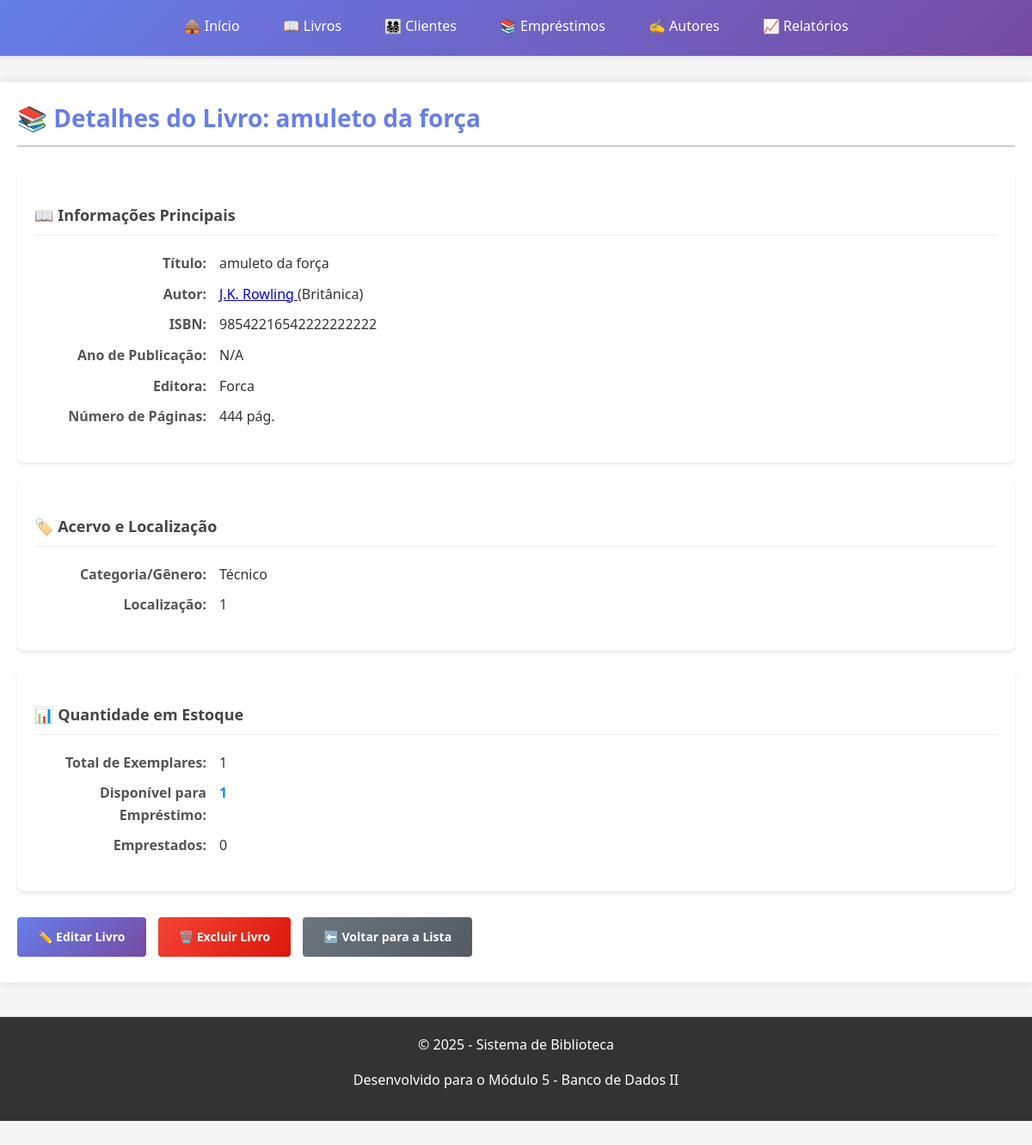
/livro_detalhes.php?id=16, run on the app's committed database.
### tables this page shows
CREATE TABLE `livros` (
  `id` int(11) NOT NULL,
  `titulo` varchar(200) NOT NULL,
  `autor_id` int(11) NOT NULL,
  `isbn` varchar(20) DEFAULT NULL,
  `ano_publicacao` year(4) DEFAULT NULL,
  `editora` varchar(100) DEFAULT NULL,
  `numero_paginas` int(11) DEFAULT NULL,
  `quantidade_total` int(11) DEFAULT 1,
  `quantidade_disponivel` int(11) DEFAULT 1,
  `categoria` varchar(50) DEFAULT NULL,
  `localizacao` varchar(50) DEFAULT NULL,
  `capa` varchar(255) DEFAULT NULL,
  `created_at` timestamp NOT NULL DEFAULT current_timestamp(),
  `updated_at` timestamp NOT NULL DEFAULT current_timestamp() ON UPDATE current_timestamp()
);

CREATE TABLE `autores` (
  `id` int(11) NOT NULL,
  `nome` varchar(150) NOT NULL,
  `nacionalidade` varchar(50) DEFAULT NULL,
  `data_nascimento` date DEFAULT NULL,
  `biografia` text DEFAULT NULL,
  `created_at` timestamp NOT NULL DEFAULT current_timestamp(),
  `updated_at` timestamp NOT NULL DEFAULT current_timestamp() ON UPDATE current_timestamp()
);

### livro_detalhes.php (the view, shortened to what this page needs)
<?php
require_once 'includes/header.php';
$db = Database::getInstance();
$pdo = $db->getConnection();
$id = isset($_GET['id']) ? (int)$_GET['id'] : 0;
try {
    $sql = "SELECT
                l.*,
                a.nome AS nome_autor,
                a.nacionalidade AS nacionalidade_autor
            FROM
                livros l
            JOIN
                autores a ON l.autor_id = a.id
            WHERE
                l.id = :id";
    $stmt = $pdo->prepare($sql);
    $stmt->execute(['id' => $id]);
    $livro = $stmt->fetch(PDO::FETCH_ASSOC);
?>
<h1 style="border-bottom: 2px solid #ccc; padding-bottom: 10px;">
    📚 Detalhes do Livro: <?= htmlspecialchars($livro['titulo']) ?>
</h1>
<div class="card" style="margin-bottom: 20px;">
    <h3>📖 Informações Principais</h3>
    <dl class="details-list">
        <dt>Título:</dt>
        <dd><?= htmlspecialchars($livro['titulo']) ?></dd>
        <dt>Autor:</dt>
        <dd>
            <a href="autor_detalhes.php?id=<?= $livro['autor_id'] ?>">
                <?= htmlspecialchars($livro['nome_autor']) ?>
            </a>
            <?php if ($livro['nacionalidade_autor']): ?>
                (<?= htmlspecialchars($livro['nacionalidade_autor']) ?>)
            <?php endif; ?>
        </dd>
        <dt>ISBN:</dt>
        <dd><?= !empty($livro['isbn']) ? htmlspecialchars($livro['isbn']) : 'N/A' ?></dd>
        <dt>Ano de Publicação:</dt>
        <dd><?= !empty($livro['ano_publicacao']) ? htmlspecialchars($livro['ano_publicacao']) : 'N/A' ?></dd>
        <dt>Editora:</dt>
        <dd><?= !empty($livro['editora']) ? htmlspecialchars($livro['editora']) : 'N/A' ?></dd>
        <dt>Número de Páginas:</dt>
        <dd><?= !empty($livro['numero_paginas']) ? htmlspecialchars($livro['numero_paginas']) . ' pág.' : 'N/A' ?></dd>
    </dl>
</div>
<div class="card" style="margin-bottom: 20px;">
    <h3>🏷️ Acervo e Localização</h3>
    <dl class="details-list">
        <dt>Categoria/Gênero:</dt>
        <dd><?= !empty($livro['categoria']) ? htmlspecialchars($livro['categoria']) : 'Não Classificado' ?></dd>
        <dt>Localização:</dt>
        <dd><?= !empty($livro['localizacao']) ? htmlspecialchars($livro['localizacao']) : 'Não Informada' ?></dd>
    </dl>
</div>
<div class="card" style="margin-bottom: 30px;">
    <h3>📊 Quantidade em Estoque</h3>
    <dl class="details-list">
        <dt>Total de Exemplares:</dt>
        <dd><?= htmlspecialchars($livro['quantidade_total']) ?></dd>
        <dt>Disponível para Empréstimo:</dt>
        <dd style="font-weight: bold; color: <?= ($livro['quantidade_disponivel'] > 0) ? '#1E88E5' : '#D32F2F' ?>;">
            <?= htmlspecialchars($livro['quantidade_disponivel']) ?>
        </dd>
        <dt>Emprestados:</dt>
        <dd><?= htmlspecialchars($livro['quantidade_total'] - $livro['quantidade_disponivel']) ?></dd>
    </dl>
</div>
<div class="actions">
    <a href="livro_editar.php?id=<?= $livro['id'] ?>" class="btn btn-primary">
        ✏️ Editar Livro
    </a>
    <a href="livro_excluir.php?id=<?= $livro['id'] ?>" class="btn btn-danger">
        🗑️ Excluir Livro
    </a>
    <a href="livros.php" class="btn btn-secondary">
        ⬅️ Voltar para a Lista
    </a>
</div>
<?php
} catch (PDOException $e) {
    exibirMensagem('erro', '❌ Erro ao buscar detalhes do livro: ' . $e->getMessage());
}
require_once 'includes/footer.php';
?>

### includes/header.php (style rules this page uses)
* { margin: 0; padding: 0; box-sizing: border-box; }
body { font-family: 'Segoe UI', Tahoma, Geneva, Verdana, sans-serif; background-color: #f5f5f5; color: #333; line-height: 1.6; padding-bottom: 60px; }
h1 { color: #667eea; margin-bottom: 25px; padding-bottom: 15px; border-bottom: 3px solid #667eea; font-size: 28px; }
h3 { color: #555; margin: 20px 0 10px 0; font-size: 18px; }
.btn { display: inline-block; padding: 12px 24px; background: linear-gradient(135deg, #667eea 0%, #764ba2 100%); color: white; text-decoration: none; border: none; border-radius: 4px; cursor: pointer; font-size: 14px; font-weight: 600; transition: all 0.3s ease; margin-right: 10px; margin-bottom: 10px; }
.btn-danger { background: linear-gradient(135deg, #f44336 0%, #da190b 100%); }
.btn-secondary { background: linear-gradient(135deg, #6c757d 0%, #545b62 100%); }
.card { background-color: white; border-radius: 8px; box-shadow: 0 2px 4px rgba(0,0,0,0.1); padding: 20px; margin: 20px 0; }

### livro_detalhes.php (style rules this page uses)
.details-list { display: grid; grid-template-columns: 200px 1fr; gap: 10px 15px; margin: 20px 0; }
.details-list dt { font-weight: bold; color: #555; grid-column: 1 / 2; text-align: right; }
.details-list dd { margin: 0; grid-column: 2 / 3; word-break: break-word; }
.card h3 { border-bottom: 1px solid #eee; padding-bottom: 8px; margin-bottom: 15px; color: #444; }

### data on the page
livros: titulo "amuleto da força", autor.nome "J.K. Rowling", autor.nacionalidade "Britânica", isbn "98542216542222222222", editora "Forca", numero_paginas "444", categoria "Técnico", localizacao "1", quantidade_total "1", quantidade_disponivel "1", $livro['quantidade_total'] - $livro['quantidade_disponivel'] "0"
